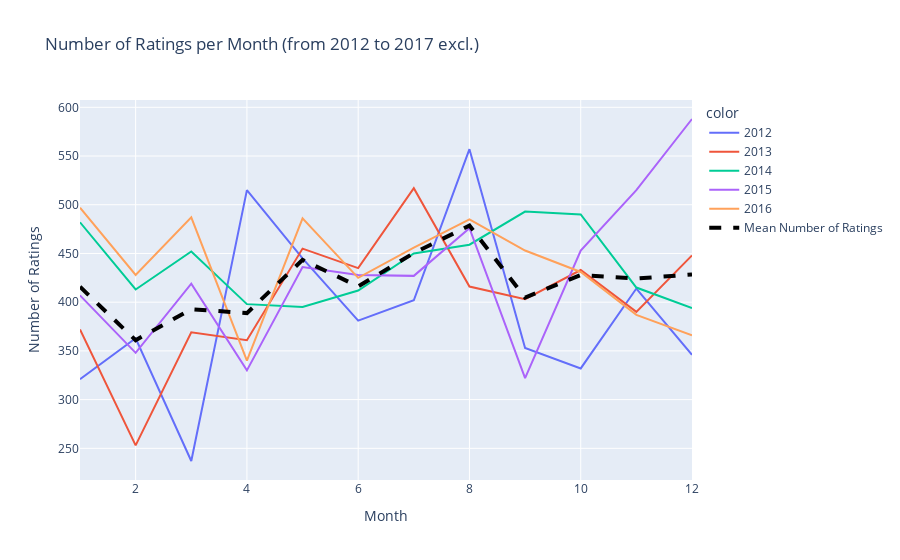

The notebook cell this image was saved under:
### Markdown cell above
We don't have informations about ratings after the 7th month of the year 2017 : 
* either we compare by comparing months until 7th 
* or we simply discard the year 2017 from the analysis

### Code cell
year_month_ratings_count_2012_2017 = year_month_ratings_count[(year_month_ratings_count['year'] >= 2012) & (year_month_ratings_count['year'] < 2017)]

# Compute mean number of ratings per month
mean_nbr_ratings_2012_2017 = year_month_ratings_count_2012_2017.groupby('month')['nbr_ratings'].mean()

fig = px.line(x=year_month_ratings_count_2012_2017.month, y=year_month_ratings_count_2012_2017.nbr_ratings, color=year_month_ratings_count_2012_2017.year, title='Number of Ratings per Month (from 2012 to 2017 excl.)')

fig.add_trace(go.Scatter(x=year_month_ratings_count_2012_2017.month, y=mean_nbr_ratings_2012_2017.values, mode='lines', name='Mean Number of Ratings', line=dict(color='black', dash='dash', width=4)))

fig.update_xaxes(title_text='Month')
fig.update_yaxes(title_text='Number of Ratings')
fig.show()

### Figure 1 — Plotly figure (JSON) as saved in the notebook; plotly's stock layout.template omitted (floating-point values rounded to 4 significant figures)
{"data": [{"hovertemplate": "color=2012<br>x=%{x}<br>y=%{y}<extra></extra>", "legendgroup": "2012", "line": {"color": "#636efa", "dash": "solid"}, "marker": {"symbol": "circle"}, "mode": "lines", "name": "2012", "orientation": "v", "showlegend": true, "type": "scatter", "x": [1, 2, 3, 4, 5, 6, 7, 8, 9, 10, 11, 12], "xaxis": "x", "y": [321, 363, 237, 515, 445, 381, 402, 557, 353, 332, 414, 346], "yaxis": "y"}, {"hovertemplate": "color=2013<br>x=%{x}<br>y=%{y}<extra></extra>", "legendgroup": "2013", "line": {"color": "#EF553B", "dash": "solid"}, "marker": {"symbol": "circle"}, "mode": "lines", "name": "2013", "orientation": "v", "showlegend": true, "type": "scatter", "x": [1, 2, 3, 4, 5, 6, 7, 8, 9, 10, 11, 12], "xaxis": "x", "y": [372, 253, 369, 361, 455, 435, 517, 416, 403, 433, 390, 448], "yaxis": "y"}, {"hovertemplate": "color=2014<br>x=%{x}<br>y=%{y}<extra></extra>", "legendgroup": "2014", "line": {"color": "#00cc96", "dash": "solid"}, "marker": {"symbol": "circle"}, "mode": "lines", "name": "2014", "orientation": "v", "showlegend": true, "type": "scatter", "x": [1, 2, 3, 4, 5, 6, 7, 8, 9, 10, 11, 12], "xaxis": "x", "y": [482, 413, 452, 398, 395, 412, 450, 459, 493, 490, 415, 394], "yaxis": "y"}, {"hovertemplate": "color=2015<br>x=%{x}<br>y=%{y}<extra></extra>", "legendgroup": "2015", "line": {"color": "#ab63fa", "dash": "solid"}, "marker": {"symbol": "circle"}, "mode": "lines", "name": "2015", "orientation": "v", "showlegend": true, "type": "scatter", "x": [1, 2, 3, 4, 5, 6, 7, 8, 9, 10, 11, 12], "xaxis": "x", "y": [407, 348, 419, 330, 436, 428, 427, 476, 322, 453, 515, 588], "yaxis": "y"}, {"hovertemplate": "color=2016<br>x=%{x}<br>y=%{y}<extra></extra>", "legendgroup": "2016", "line": {"color": "#FFA15A", "dash": "solid"}, "marker": {"symbol": "circle"}, "mode": "lines", "name": "2016", "orientation": "v", "showlegend": true, "type": "scatter", "x": [1, 2, 3, 4, 5, 6, 7, 8, 9, 10, 11, 12], "xaxis": "x", "y": [497, 428, 487, 340, 486, 425, 456, 485, 453, 431, 387, 366], "yaxis": "y"}, {"line": {"color": "black", "dash": "dash", "width": 4}, "mode": "lines", "name": "Mean Number of Ratings", "type": "scatter", "x": [1, 2, 3, 4, 5, 6, 7, 8, 9, 10, 11, 12, 1, 2, 3, 4, 5, 6, 7, 8, 9, 10, 11, 12, 1, 2, 3, 4, 5, 6, 7, 8, 9, 10, 11, 12, 1, 2, 3, 4, 5, 6, 7, 8, 9, 10, 11, 12, 1, 2, 3, 4, 5, 6, 7, 8, 9, 10, 11, 12], "y": [415.8, 361, 392.8, 388.8, 443.4, 416.2, 450.4, 478.6, 404.8, 427.8, 424.2, 428.4]}], "layout": {"legend": {"title": {"text": "color"}, "tracegroupgap": 0}, "title": {"text": "Number of Ratings per Month (from 2012 to 2017 excl.)"}, "xaxis": {"anchor": "y", "domain": [0, 1], "title": {"text": "Month"}}, "yaxis": {"anchor": "x", "domain": [0, 1], "title": {"text": "Number of Ratings"}}}}
